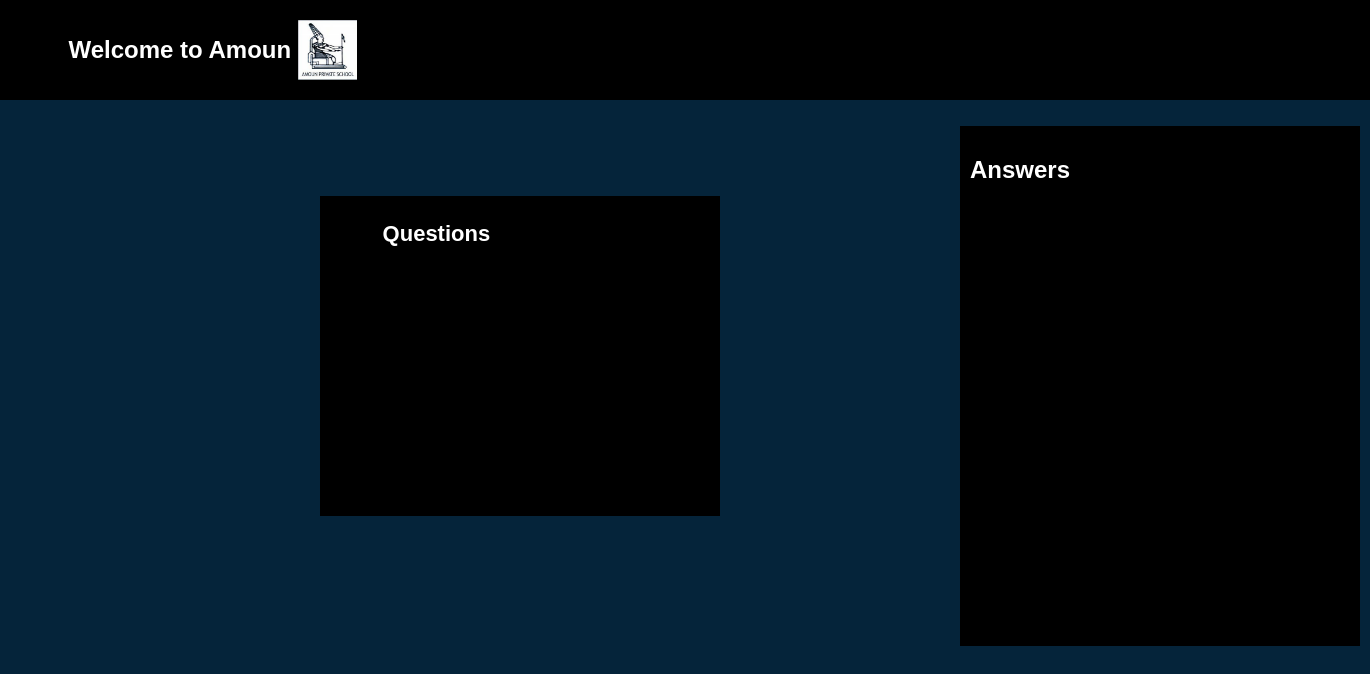
The page /viewAnswers.php on the database as committed earlier.
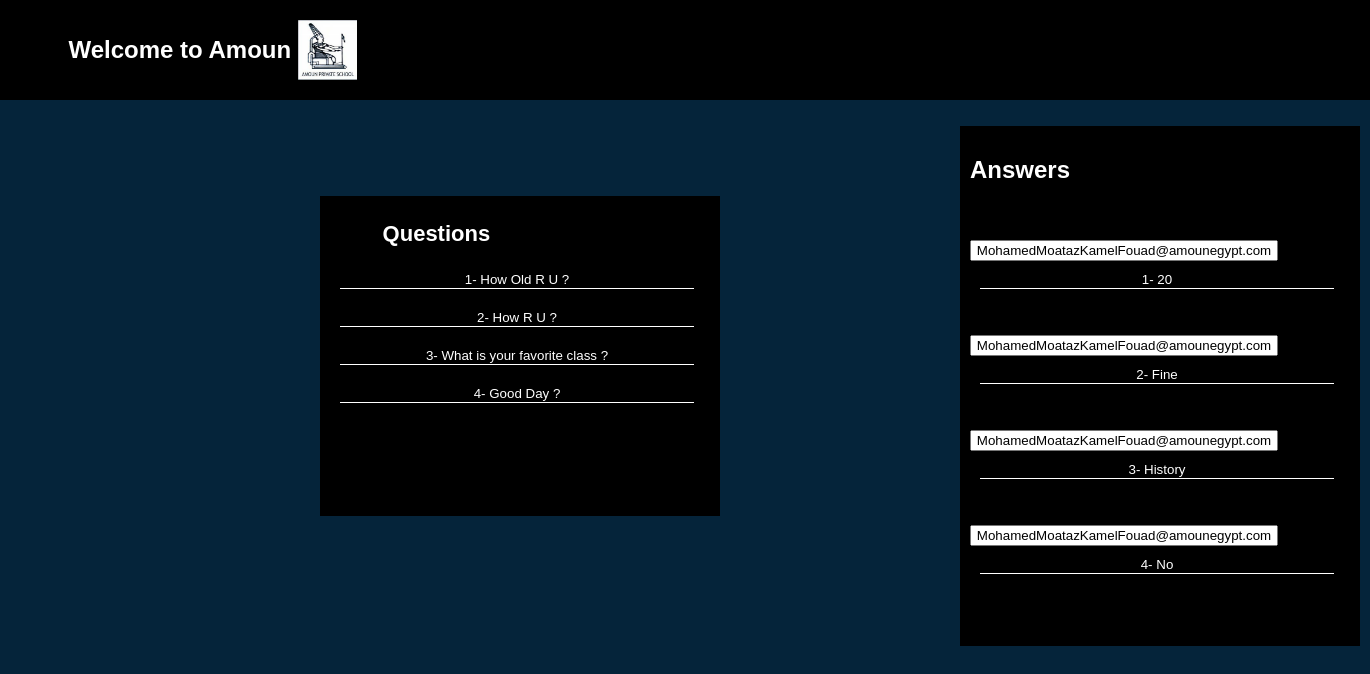
The same page on the database as committed later.
### tables this page shows
CREATE TABLE `answers` (
  `ID` int(255) NOT NULL,
  `email` varchar(80) NOT NULL,
  `answer` varchar(255) NOT NULL
);

### viewAnswers.php (the view, shortened to what this page needs)
<!DOCTYPE html>
<html>
  <?php include "homemenu.php"?>
<head>
</head>
<body onload='teacherMenu()'>
  <div class="register">
<form method="POST" action="">
<?php include "dB.php";
echo "<div class= 'boxone'>";
echo "<h1>Questions</h1>";
   $sql = mysqli_query($conn, "SELECT question FROM addQuestions");
   $res = mysqli_query($conn, "SELECT * FROM Answers");
   $no=0;
   while($row=mysqli_fetch_array($sql)){
      $no++;
    ?>
    <input type="text" name="ques[]" value='<?php echo $no.'- '. $row['question'] ?>' readonly><br>
    <?php
   }
   echo "</div>";
   echo "<br>";
$ne=0;
echo "<div class='boxtwo'>";
echo"<h2>Answers</h2>";
  while($rows=mysqli_fetch_array($res)){
     $ne++;
    ?>
<br><br>
    <input type="email" name="email[]" value='<?php echo $rows['email'] ?>' readonly class='email'>
    <input type="text" name="ans[]" value='<?php echo $ne.'- ' .$rows['answer'] ?>' readonly>
    <br>
    <?php
   }
?>
</div>
</form>
</div>
</body>
</html>

Rows that differ between the two databases and show on the page:
added answers: email "MohamedMoatazKamelFouad@amounegypt.com", answer "1- 20"
added answers: email "MohamedMoatazKamelFouad@amounegypt.com", answer "2- Fine"
added answers: email "MohamedMoatazKamelFouad@amounegypt.com", answer "3- History"
added answers: email "MohamedMoatazKamelFouad@amounegypt.com", answer "4- No"
Other text that changed with them:
new list line: "1- How Old R U ?"
new list line: "2- How R U ?"
new list line: "3- What is your favorite class ?"
new list line: "4- Good Day ?"
